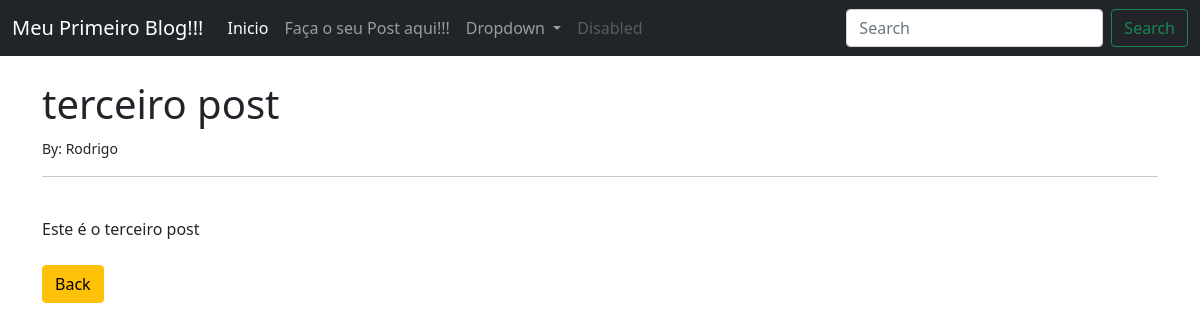
Before: /article/3 with the older database file.
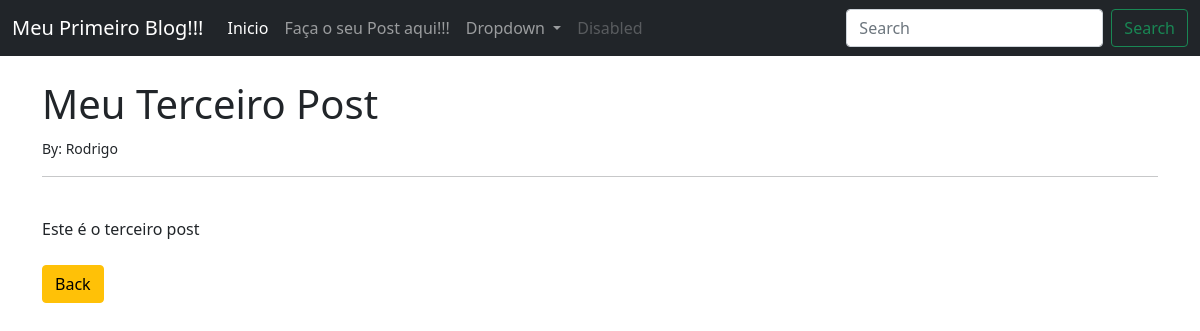
After: the same page with the newer database file.
### MeuBlog/models.py (models this page shows, shortened)
class Post(models.Model):
    title = models.CharField(max_length=255)
    title_tag = models.CharField(max_length=255, default=" ")
    author = models.ForeignKey(User, on_delete=models.CASCADE)
    body = models.TextField()

### MeuBlog/views.py (the view)
# urls.py: path('article/<int:pk>', ArticleDetailView.as_view(), name='article-detail'),
class ArticleDetailView(DetailView):
    model = Post
    template_name = 'article_details.html'

### MeuBlog/templates/article_details.html (shortened to what this page needs)
{% extends 'base.html' %}
{% block content %}
<h1>{{ post.title }}</h1>
<small>By: {{ post.author.first_name }} {{ post.author.last_name }}</small><br/>
<hr>
<br/>
{{ post.body }}
<br/><br/>
<a href="{% url 'home' %}" class="btn btn-warning">
Back</a>
{% endblock %}

Changed rows visible on the page:
changed Post "Este é o terceiro post": title "terceiro post" → "Meu Terceiro Post"
